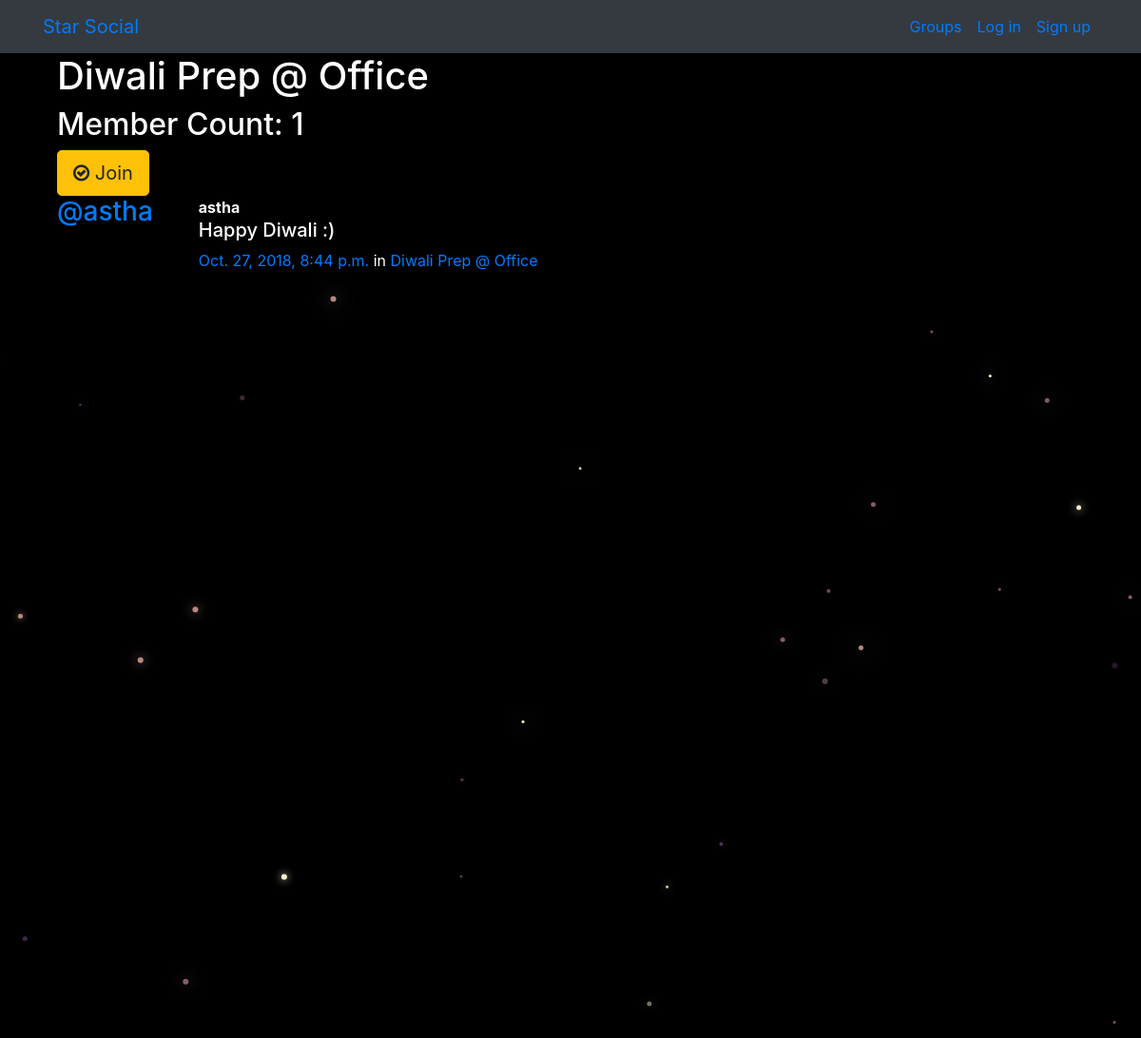
The page /groups/posts/in/diwali-prep-office/ on the database its author committed.
### groups/models.py (models this page shows, shortened)
class Group(models.Model):
    name = models.CharField(max_length=255, unique=True)
    slug = models.SlugField(allow_unicode=True, unique=True)
    description = models.TextField(blank=True, default='')
    description_html = models.TextField(editable=False, default='', blank=True)
    members = models.ManyToManyField(User,through="GroupMember")
    class Meta:
        ordering = ["name"]

### posts/models.py (models this page shows, shortened)
class Post(models.Model):
    user = models.ForeignKey(User, related_name="posts",on_delete=models.CASCADE)
    created_at = models.DateTimeField(auto_now=True)
    message = models.TextField()
    message_html = models.TextField(editable=False)
    group = models.ForeignKey(Group, related_name="posts",null=True, blank=True,on_delete=models.CASCADE)
    class Meta:
        ordering = ["-created_at"]

### groups/views.py (the view)
# urls.py: path("posts/in/<slug>/",views.SingleGroup.as_view(),name="single"),
class SingleGroup(generic.DetailView):
    model = Group

### groups/templates/groups/group_detail.html
{% extends "groups/group_base.html" %}
{% block pregroup %}
<div class="container">
  <h1>{{group.name}}</h1>
  <h2> Member Count: {{group.members.count}}</h2>
  <div class="content">
  	{% if user in group.members.all %}
  		<a href="{% url 'groups:leave' slug=group.slug %}" class="btn btn-lg btn-warning"><span class="fa fa-times-circle-o"></span> Leave</a>
  	{% else %}
  		<a href="{% url 'groups:join' slug=group.slug %}" class="btn btn-lg btn-warning"><span class="fa fa-check-circle-o"></span> Join</a>
  	{% endif %}
  </div>
</div>
{% endblock %}
{% block group_content %}
<div class="col-md-8">
	{% if group.posts.count == 0 %}
	<h2>No posts in this group yet!</h2>
	{% else %}
		{% for post in group.posts.all %}
			{% include "posts/_post.html" %}
		{% endfor %}
	{% endif %}
</div>
{% endblock %}

### posts/templates/posts/_post.html (shortened to what this page needs)
<div class="media">
	<h3 class="mr-5"><a href="{% url 'posts:for_user' username=post.user.username %}">@{{ post.user.username }}</a></h3>
	<div class="media-body">
		<strong>{{ post.user.username }}</strong>
		<h5>{{ post.message_html|safe }}</h5>
			<time class="time"><a href="{% url 'posts:single' username=post.user.username pk=post.pk %}">{{ post.created_at }}</a></time>
			{% if post.group %}
			<span class="group-name">in <a href="#">{{ post.group.name }}</a></span>
			{% endif %}
	</div>
</div>

### static/simplesocial/css/master.css (style rules this page uses)
body { margin: 0; overflow: hidden; background-color: black; color:white; }

### rows shown on the page
Group: name "Diwali Prep @ Office", members.count "1"
Post: user.username "astha", message_html "Happy Diwali :)", created_at "Oct. 27, 2018, 8:44 p.m.", group.name "Diwali Prep @ Office"
